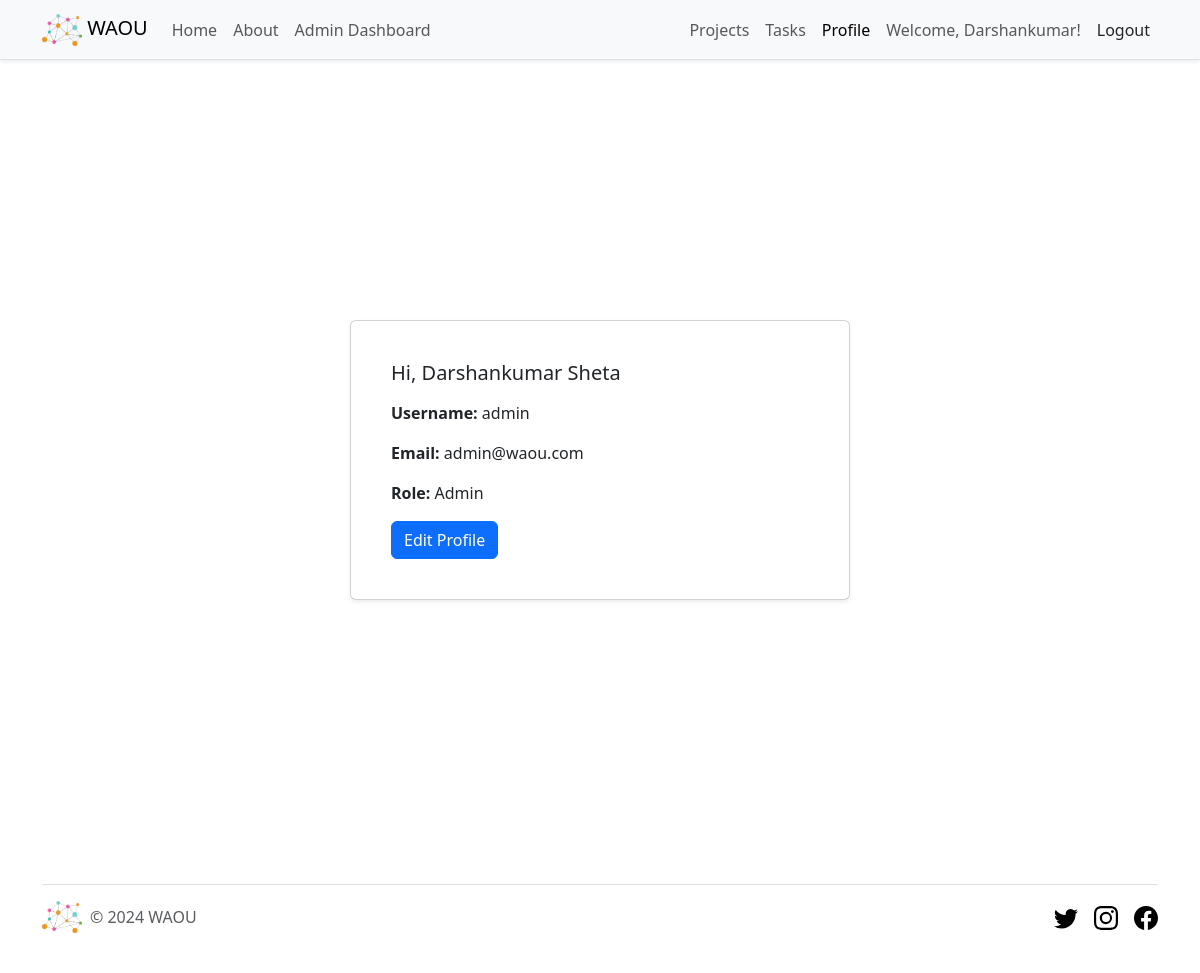
The page /profile/ (signed in) on the database its author committed.
### waou_core/models.py (models this page shows, shortened)
class UserProfile(AbstractUser):
    first_name = models.CharField(max_length=50)
    last_name = models.CharField(max_length=50)
    role = models.CharField(max_length=20, choices=Role.choices, default=Role.TEAM_MEMBER)

### waou_core/views.py (the view)
# urls.py: path('profile/', ProfileView.as_view(), name='profile'),
class ProfileView(LoginRequiredMixin, TemplateView):
    template_name = 'waou_core/profile.html'

### templates/waou_core/profile.html (shortened to what this page needs)
{% extends 'base.html' %}
{% load static %}
{% block content %}
<main class="container d-flex flex-column justify-content-center align-items-center min-vh-100">
    <div class="card shadow-sm p-4" style="width: 100%; max-width: 500px;">
        <div class="card-body">
            <h5 class="card-title mb-3">Hi, {{ request.user.first_name }} {{ request.user.last_name }}</h5>
            <p class="card-text"><strong>Username:</strong> {{ request.user.username }}</p>
            <p class="card-text"><strong>Email:</strong> {{ request.user.email }}</p>
            <p class="card-text"><strong>Role:</strong> {{ request.user.get_role_display }}</p>
            <a href="{% url 'edit_profile' %}" class="btn btn-primary">Edit Profile</a>
        </div>
    </div>
</main>
{% endblock %}

### templates/partials/_header.html (shortened to what this page needs)
{% load static %}
<nav class="navbar navbar-expand-lg navbar-light bg-light border-bottom shadow-sm">
  <div class="container">
    <a class="navbar-brand" href="{% url 'home' %}">
      <img src="{% static 'img/waou.png' %}" width="40" height="32" alt="WAOU Logo" class="d-inline-block align-text-top">
      WAOU
    </a>
    <div class="collapse navbar-collapse" id="navbarNav">
      <ul class="navbar-nav me-auto">
        <li class="nav-item">
          <a class="nav-link{% if request.resolver_match.url_name == 'home' %} active{% endif %}" aria-current="page" href="{% url 'home' %}">Home</a>
        </li>
        <li class="nav-item">
          <a class="nav-link{% if request.resolver_match.url_name == 'about' %} active{% endif %}" href="{% url 'about' %}">About</a>
        </li>
        {% if user.is_authenticated and user.role == 'admin' %}
        <li class="nav-item">
          <a class="nav-link{% if request.resolver_match.url_name == 'admin_dashboard' %} active{% endif %}" href="{% url 'admin_dashboard' %}">Admin Dashboard</a>
        </li>
        {% endif %}
      </ul>
      <ul class="navbar-nav ms-auto">
        {% if user.is_authenticated %}
        <li class="nav-item">
          <a class="nav-link{% if request.resolver_match.url_name == 'project_list' %} active{% endif %}" href="{% url 'project_list' %}">Projects</a>
        </li>
        <li class="nav-item">
          <a class="nav-link{% if request.resolver_match.url_name == 'task_list' %} active{% endif %}" href="{% url 'task_list' %}">Tasks</a>
        </li>
        <li class="nav-item">
          <a class="nav-link{% if request.resolver_match.url_name == 'profile' %} active{% endif %}" href="{% url 'profile' %}">Profile</a>
        </li>
        <li class="nav-item">
          <a class="nav-link">Welcome, {{ user.first_name }}!</a>
        </li>
        <li class="nav-item">
          <form method="POST" action="{% url 'logout' %}" class="d-inline">
            <button type="submit" class="btn btn-link nav-link" style="color: inherit; text-decoration: none;">Logout</button>
          </form>
        </li>
        {% endif %}
      </ul>
    </div>
  </div>
</nav>

### rows shown on the page
UserProfile: first_name "Darshankumar", user.first_name "Darshankumar", user.last_name "Sheta", user.username "admin", user.email "admin@waou.com", user.role "Admin"
